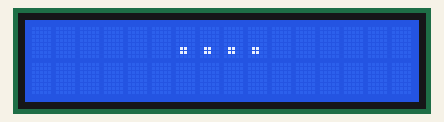
The sketch below on a simulated Arduino Uno, built with avr-gcc and run on an emulated ATmega328P. Parts: 16×2 character LCD. Random numbers use the default seed unless the sketch sets one.

Above: at 0.5 s.
At 0.9 s:
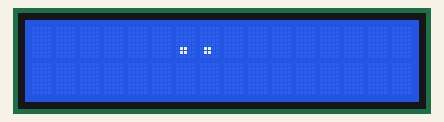
At 1.9 s:
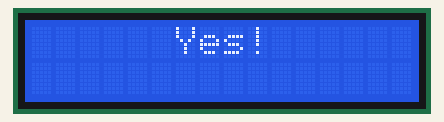

The sketch:

lightthing.ino
```cpp
/*
* Arduino LCD Tutorial
*
* Crated by Dejan Nedelkovski,
* www.HowToMechatronics.com
*
*/
#include <LiquidCrystal.h> // includes the LiquidCrystal Library
LiquidCrystal lcd(2, 3, 4, 5, 6, 7); // Creates an LC object. Parameters: (rs, enable, d4, d5, d6, d7)
const String QUEUE_SPACE = "      ";
void setup() {
  Serial.begin(9600);
  randomSeed(analogRead(0));
  lcd.begin(16,2); // Initializes the interface to the LCD screen, and specifies the dimensions (width and height) of the display
  for (int i = 0; i < 3; i++) {
    const int ANIMATE_DELAY = 100;
    lcd.clear();
    delay(ANIMATE_DELAY);
    lcd.print(QUEUE_SPACE);
    animate("....", ANIMATE_DELAY);
    delay(ANIMATE_DELAY);
  }
  lcd.clear();
  switch (random(1,18)) {
    case 1:
    case 3:
    case 4:
    case 10:
    case 7:
    case 8:
    case 6:
      lcd.print("      Yes!");
      break;
    case 12:
    case 11:
    case 13:
    case 16:
    case 17:
      lcd.print("     Maybe.");
      break;
    default:
      lcd.print("      No..");
      break;
  }
}

void loop() {

}


void animate(String text, int d) {
  for (int i = 0; i < text.length(); i++) {
    lcd.print(text.substring(i, i+1));
    delay(d);
  }
}
```
